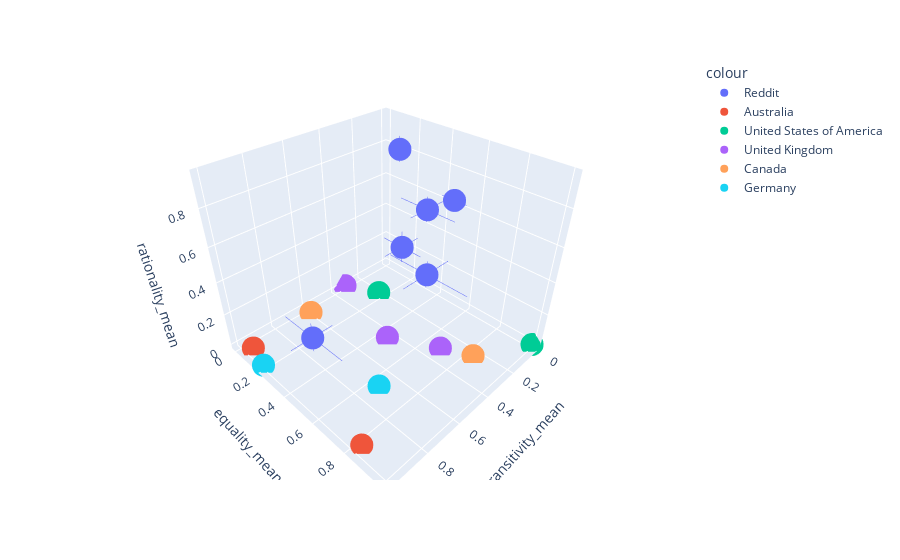

Notebook code for this chart:
### Markdown cell above
## Combining & Plotting Both Datasets

Note: attributes not present in the V-Party dataset (rationality_mean, equality_std, transitivity_std, rationality_std) are filled with a 0.

### Code cell
graph = reddit.append(vp).reset_index(drop=True).fillna(0)
display(graph)

fig = px.scatter_3d(graph, x='transitivity_mean', y='equality_mean', z='rationality_mean', 
                   custom_data=['subreddit/party', 'transitivity_std', 'equality_std', 'rationality_std'], 
                   hover_name='subreddit/party', error_x='transitivity_std', error_y='equality_std', 
                   error_z='rationality_std', color='colour')
fig.update_traces(
    hovertemplate="<br>".join([
        "<b>Subreddit/Party: %{customdata[0]}</b>",
        "Transitivity mean: %{x:.2f}",
        "Equality mean: %{y:.2f}",
        "Rationality mean: %{z:.2f}",
        "Transitivity std: %{customdata[1]:.2f}",
        "Equality std: %{customdata[2]:.2f}",
        "Rationality std: %{customdata[3]:.2f}"
    ])
)
fig.show()

### Figure 1 — Plotly figure (JSON) as saved in the notebook; plotly's stock layout.template omitted (floating-point values rounded to 4 significant figures)
{"data": [{"customdata": [["Conservative", 0.05272, 0.06957, 0.05698], ["conservatives", 0.1171, 0.2046, 0.09089], ["Liberal", 0.1131, 0.1655, 0.07187], ["Libertarian", 0.05399, 0.06116, 0.06778], ["Republican", 0.1481, 0.2237, 0.07586], ["socialism", 0.1083, 0.1145, 0.08891]], "error_x": {"array": [0.05272, 0.1171, 0.1131, 0.05399, 0.1481, 0.1083]}, "error_y": {"array": [0.06957, 0.2046, 0.1655, 0.06116, 0.2237, 0.1145]}, "error_z": {"array": [0.05698, 0.09089, 0.07187, 0.06778, 0.07586, 0.08891]}, "hovertemplate": "<b>Subreddit/Party: %{customdata[0]}</b><br>Transitivity mean: %{x:.2f}<br>Equality mean: %{y:.2f}<br>Rationality mean: %{z:.2f}<br>Transitivity std: %{customdata[1]:.2f}<br>Equality std: %{customdata[2]:.2f}<br>Rationality std: %{customdata[3]:.2f}", "hovertext": ["Conservative", "conservatives", "Liberal", "Libertarian", "Republican", "socialism"], "legendgroup": "Reddit", "marker": {"color": "#636efa", "symbol": "circle"}, "mode": "markers", "name": "Reddit", "scene": "scene", "showlegend": true, "type": "scatter3d", "x": [0.1103, 0.8177, 0.1626, 0.1505, 0.367, 0.3435], "y": [0.5443, 0.3499, 0.4328, 0.2387, 0.6194, 0.4451], "z": [0.7039, 0.1647, 0.6279, 0.8828, 0.4413, 0.4993]}, {"customdata": [["Liberal Party of Australia", 0, 0, 0], ["Australian Labor Party", 0, 0, 0]], "error_x": {"array": [0, 0]}, "error_y": {"array": [0, 0]}, "error_z": {"array": [0, 0]}, "hovertemplate": "<b>Subreddit/Party: %{customdata[0]}</b><br>Transitivity mean: %{x:.2f}<br>Equality mean: %{y:.2f}<br>Rationality mean: %{z:.2f}<br>Transitivity std: %{customdata[1]:.2f}<br>Equality std: %{customdata[2]:.2f}<br>Rationality std: %{customdata[3]:.2f}", "hovertext": ["Liberal Party of Australia", "Australian Labor Party"], "legendgroup": "Australia", "marker": {"color": "#EF553B", "symbol": "circle"}, "mode": "markers", "name": "Australia", "scene": "scene", "showlegend": true, "type": "scatter3d", "x": [0.9704, 0.9704], "y": [0.8333, 0.06417], "z": [0, 0]}, {"customdata": [["Democratic Party", 0, 0, 0], ["Republican Party", 0, 0, 0]], "error_x": {"array": [0, 0]}, "error_y": {"array": [0, 0]}, "error_z": {"array": [0, 0]}, "hovertemplate": "<b>Subreddit/Party: %{customdata[0]}</b><br>Transitivity mean: %{x:.2f}<br>Equality mean: %{y:.2f}<br>Rationality mean: %{z:.2f}<br>Transitivity std: %{customdata[1]:.2f}<br>Equality std: %{customdata[2]:.2f}<br>Rationality std: %{customdata[3]:.2f}", "hovertext": ["Democratic Party", "Republican Party"], "legendgroup": "United States of America", "marker": {"color": "#00cc96", "symbol": "circle"}, "mode": "markers", "name": "United States of America", "scene": "scene", "showlegend": true, "type": "scatter3d", "x": [0.2393, 0], "y": [0.1793, 1], "z": [0, 0]}, {"customdata": [["Conservatives", 0, 0, 0], ["Liberal Party", 0, 0, 0], ["Labour", 0, 0, 0]], "error_x": {"array": [0, 0, 0]}, "error_y": {"array": [0, 0, 0]}, "error_z": {"array": [0, 0, 0]}, "hovertemplate": "<b>Subreddit/Party: %{customdata[0]}</b><br>Transitivity mean: %{x:.2f}<br>Equality mean: %{y:.2f}<br>Rationality mean: %{z:.2f}<br>Transitivity std: %{customdata[1]:.2f}<br>Equality std: %{customdata[2]:.2f}<br>Rationality std: %{customdata[3]:.2f}", "hovertext": ["Conservatives", "Liberal Party", "Labour"], "legendgroup": "United Kingdom", "marker": {"color": "#ab63fa", "symbol": "circle"}, "mode": "markers", "name": "United Kingdom", "scene": "scene", "showlegend": true, "type": "scatter3d", "x": [0.3336, 0.4603, 0.329], "y": [0.7013, 0.4674, 0], "z": [0, 0, 0]}, {"customdata": [["Conservative Party of Canada (2003)", 0, 0, 0], ["Liberal Party of Canada", 0, 0, 0]], "error_x": {"array": [0, 0]}, "error_y": {"array": [0, 0]}, "error_z": {"array": [0, 0]}, "hovertemplate": "<b>Subreddit/Party: %{customdata[0]}</b><br>Transitivity mean: %{x:.2f}<br>Equality mean: %{y:.2f}<br>Rationality mean: %{z:.2f}<br>Transitivity std: %{customdata[1]:.2f}<br>Equality std: %{customdata[2]:.2f}<br>Rationality std: %{customdata[3]:.2f}", "hovertext": ["Conservative Party of Canada (2003)", "Liberal Party of Canada"], "legendgroup": "Canada", "marker": {"color": "#FFA15A", "symbol": "circle"}, "mode": "markers", "name": "Canada", "scene": "scene", "showlegend": true, "type": "scatter3d", "x": [0.2635, 0.609], "y": [0.8435, 0.04995], "z": [0, 0]}, {"customdata": [["Christian Democratic Union", 0, 0, 0], ["Social Democratic Party of Germany", 0, 0, 0]], "error_x": {"array": [0, 0]}, "error_y": {"array": [0, 0]}, "error_z": {"array": [0, 0]}, "hovertemplate": "<b>Subreddit/Party: %{customdata[0]}</b><br>Transitivity mean: %{x:.2f}<br>Equality mean: %{y:.2f}<br>Rationality mean: %{z:.2f}<br>Transitivity std: %{customdata[1]:.2f}<br>Equality std: %{customdata[2]:.2f}<br>Rationality std: %{customdata[3]:.2f}", "hovertext": ["Christian Democratic Union", "Social Democratic Party of Germany"], "legendgroup": "Germany", "marker": {"color": "#19d3f3", "symbol": "circle"}, "mode": "markers", "name": "Germany", "scene": "scene", "showlegend": true, "type": "scatter3d", "x": [0.7096, 1], "y": [0.6636, 0.1945], "z": [0, 0]}], "layout": {"legend": {"title": {"text": "colour"}, "tracegroupgap": 0}, "margin": {"t": 60}, "scene": {"domain": {"x": [0, 1], "y": [0, 1]}, "xaxis": {"title": {"text": "transitivity_mean"}}, "yaxis": {"title": {"text": "equality_mean"}}, "zaxis": {"title": {"text": "rationality_mean"}}}}}
